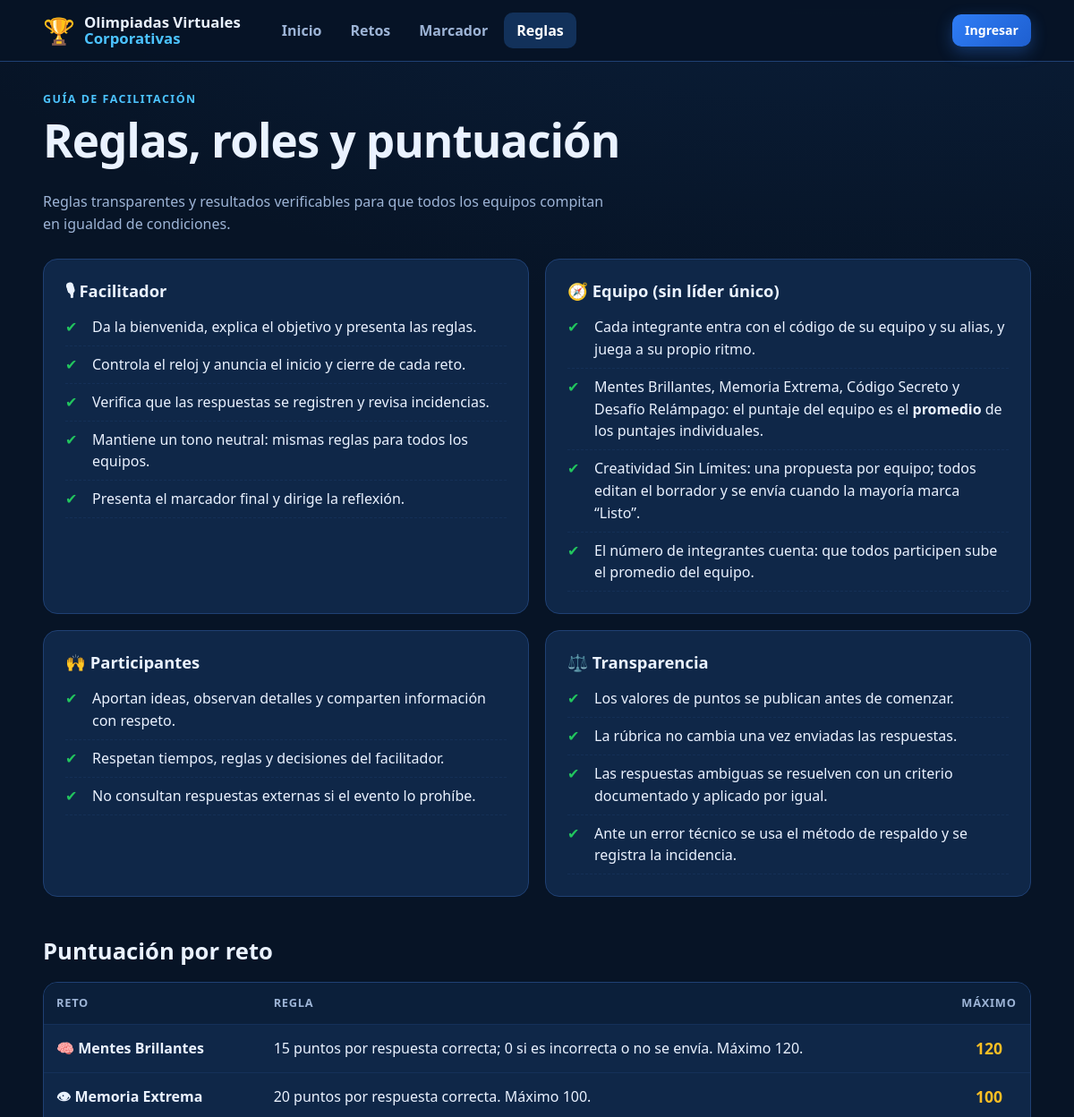
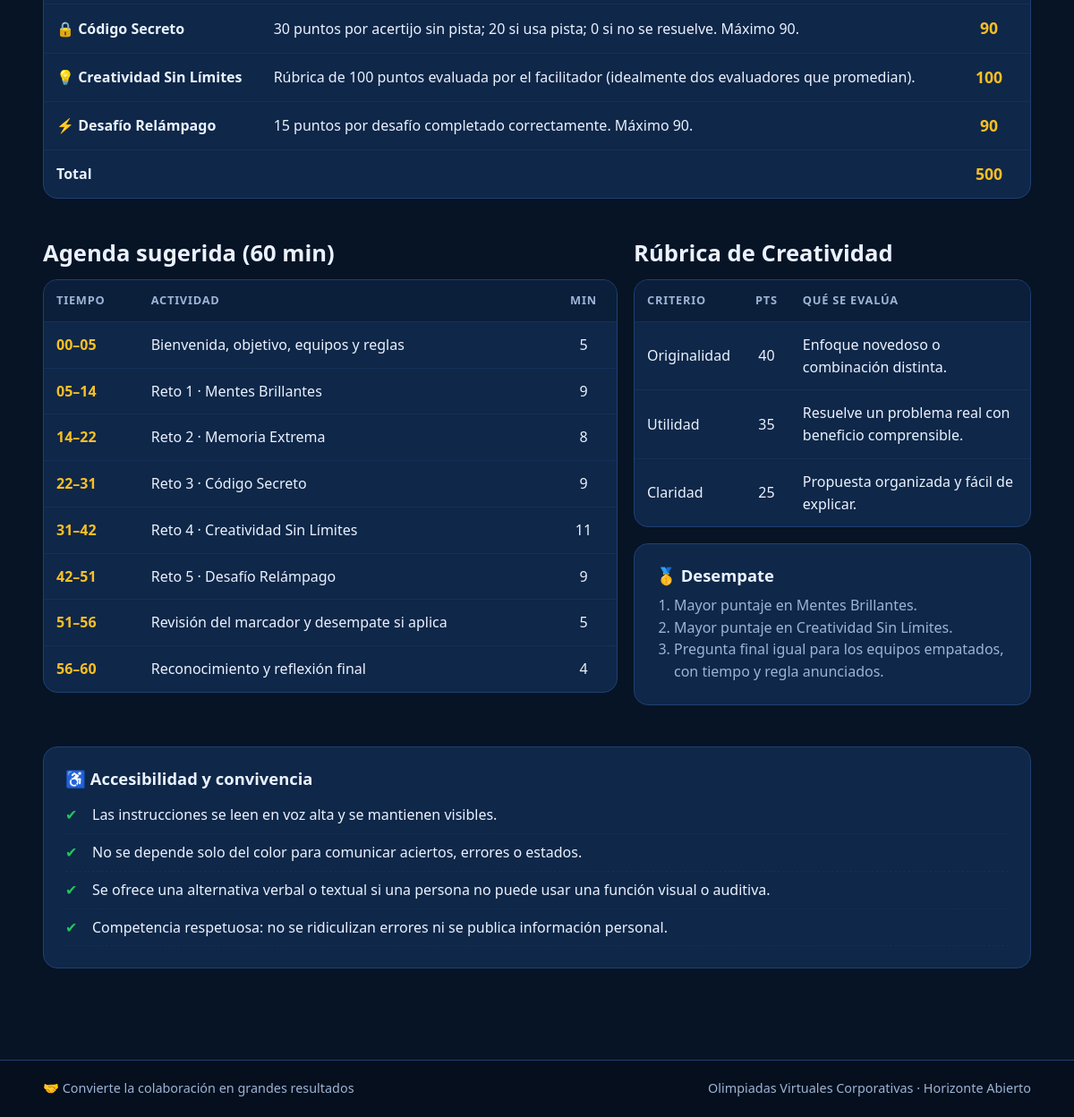
Screenshot of /reglas.php with the database file from the repository (2 pictures, top to bottom).
### tables this page shows
CREATE TABLE retos (
  id               TINYINT UNSIGNED PRIMARY KEY,
  slug             VARCHAR(40)  NOT NULL UNIQUE,
  orden            TINYINT UNSIGNED NOT NULL,
  nombre           VARCHAR(60)  NOT NULL,
  resumen          VARCHAR(255) NOT NULL,
  proposito        TEXT NOT NULL,
  mecanica         TEXT NOT NULL,             
  regla_puntos     VARCHAR(255) NOT NULL,
  habilidades      VARCHAR(255) NOT NULL,
  icono            VARCHAR(8)   NOT NULL,
  color            CHAR(7)      NOT NULL,
  puntos_max       SMALLINT UNSIGNED NOT NULL,
  duracion_min     TINYINT UNSIGNED NOT NULL,  
  estado           ENUM('pendiente','abierto','cerrado') NOT NULL DEFAULT 'pendiente',
  inicio_at        DATETIME NULL
);

### includes/db.php (called while the page is built)
<?php
function db(): PDO {
    static $pdo = null;
    if ($pdo === null) {
        try {
            $pdo = new PDO(
                'mysql:host=' . DB_HOST . ';dbname=' . DB_NAME . ';charset=utf8mb4',
                DB_USER, DB_PASS,
                [
                    PDO::ATTR_ERRMODE            => PDO::ERRMODE_EXCEPTION,
                    PDO::ATTR_DEFAULT_FETCH_MODE => PDO::FETCH_ASSOC,
                    PDO::ATTR_EMULATE_PREPARES   => false,
                ]
            );
            $pdo->exec("SET time_zone = '" . date('P') . "'");
        } catch (PDOException $e) {
            http_response_code(500);
            exit('<h2 style="font-family:sans-serif">No se pudo conectar a la base de datos.</h2>'
               . '<p style="font-family:sans-serif">Verifica que MySQL esté activo en XAMPP, que hayas importado '
               . '<code>database.sql</code> y los datos de <code>config.php</code>.</p>');
        }
    }
    return $pdo;
}

### includes/helpers.php (called while the page is built, shortened)
<?php
function e($v): string { return htmlspecialchars((string)$v, ENT_QUOTES, 'UTF-8'); }
function retos_all(): array {
    return db()->query('SELECT *, IF(inicio_at IS NULL, NULL, TIMESTAMPDIFF(SECOND, inicio_at, NOW())) AS transcurrido
                        FROM retos ORDER BY orden')->fetchAll();
}
function puntos_max_total(): int { return (int)db()->query('SELECT SUM(puntos_max) FROM retos')->fetchColumn(); }
function agenda(): array {
    return [
        ['00–05', 'Bienvenida, objetivo, equipos y reglas', 5],
        ['05–14', 'Reto 1 · Mentes Brillantes', 9],
        ['14–22', 'Reto 2 · Memoria Extrema', 8],
        ['22–31', 'Reto 3 · Código Secreto', 9],
        ['31–42', 'Reto 4 · Creatividad Sin Límites', 11],
        ['42–51', 'Reto 5 · Desafío Relámpago', 9],
        ['51–56', 'Revisión del marcador y desempate si aplica', 5],
        ['56–60', 'Reconocimiento y reflexión final', 4],
    ];
}

### reglas.php (the view, shortened to what this page needs)
<?php
$retos = retos_all();
require __DIR__ . '/includes/header.php';
?>
<div class="page-head"><div class="eyebrow">Guía de facilitación</div><h1>Reglas, roles y puntuación</h1>
  <p>Reglas transparentes y resultados verificables para que todos los equipos compitan en igualdad de condiciones.</p></div>
<div class="grid g2">
  <div class="card"><h3>🎙 Facilitador</h3><ul class="check">
    <li>Da la bienvenida, explica el objetivo y presenta las reglas.</li>
    <li>Controla el reloj y anuncia el inicio y cierre de cada reto.</li>
    <li>Verifica que las respuestas se registren y revisa incidencias.</li>
    <li>Mantiene un tono neutral: mismas reglas para todos los equipos.</li>
    <li>Presenta el marcador final y dirige la reflexión.</li></ul></div>
  <div class="card"><h3>🧭 Equipo (sin líder único)</h3><ul class="check">
    <li>Cada integrante entra con el código de su equipo y su alias, y juega a su propio ritmo.</li>
    <li>Mentes Brillantes, Memoria Extrema, Código Secreto y Desafío Relámpago: el puntaje del equipo es el <strong>promedio</strong> de los puntajes individuales.</li>
    <li>Creatividad Sin Límites: una propuesta por equipo; todos editan el borrador y se envía cuando la mayoría marca “Listo”.</li>
    <li>El número de integrantes cuenta: que todos participen sube el promedio del equipo.</li></ul></div>
  <div class="card"><h3>🙌 Participantes</h3><ul class="check">
    <li>Aportan ideas, observan detalles y comparten información con respeto.</li>
    <li>Respetan tiempos, reglas y decisiones del facilitador.</li>
    <li>No consultan respuestas externas si el evento lo prohíbe.</li></ul></div>
  <div class="card"><h3>⚖️ Transparencia</h3><ul class="check">
    <li>Los valores de puntos se publican antes de comenzar.</li>
    <li>La rúbrica no cambia una vez enviadas las respuestas.</li>
    <li>Las respuestas ambiguas se resuelven con un criterio documentado y aplicado por igual.</li>
    <li>Ante un error técnico se usa el método de respaldo y se registra la incidencia.</li></ul></div>
</div>
<section class="section"><h2>Puntuación por reto</h2>
<div class="table-wrap"><table>
  <thead><tr><th>Reto</th><th>Regla</th><th class="num">Máximo</th></tr></thead><tbody>
  <?php foreach ($retos as $r): ?>
    <tr><td><span class="team"><?= $r['icono'] ?> <?= e($r['nombre']) ?></span></td><td><?= e($r['regla_puntos']) ?></td><td class="num total"><?= (int)$r['puntos_max'] ?></td></tr>
  <?php endforeach; ?>
  <tr><td colspan="2"><strong>Total</strong></td><td class="num total"><?= puntos_max_total() ?></td></tr>
  </tbody></table></div></section>
<div class="grid g2">
  <section><h2>Agenda sugerida (60 min)</h2>
  <div class="table-wrap"><table class="agenda"><thead><tr><th>Tiempo</th><th>Actividad</th><th class="num">Min</th></tr></thead><tbody>
    <?php foreach (agenda() as $a): ?><tr><td><?= e($a[0]) ?></td><td><?= e($a[1]) ?></td><td class="num"><?= (int)$a[2] ?></td></tr><?php endforeach; ?>
  </tbody></table></div></section>
  <section><h2>Rúbrica de Creatividad</h2>
  <div class="table-wrap"><table style="min-width:0"><thead><tr><th>Criterio</th><th class="num">Pts</th><th>Qué se evalúa</th></tr></thead><tbody>
    <tr><td>Originalidad</td><td class="num">40</td><td>Enfoque novedoso o combinación distinta.</td></tr>
    <tr><td>Utilidad</td><td class="num">35</td><td>Resuelve un problema real con beneficio comprensible.</td></tr>
    <tr><td>Claridad</td><td class="num">25</td><td>Propuesta organizada y fácil de explicar.</td></tr>
  </tbody></table></div>
  <div class="card" style="margin-top:18px"><h3>🥇 Desempate</h3><ol class="muted" style="margin:0;padding-left:20px">
    <li>Mayor puntaje en Mentes Brillantes.</li><li>Mayor puntaje en Creatividad Sin Límites.</li>
    <li>Pregunta final igual para los equipos empatados, con tiempo y regla anunciados.</li></ol></div></section>
</div>
<section class="section"><div class="card"><h3>♿ Accesibilidad y convivencia</h3><ul class="check">
  <li>Las instrucciones se leen en voz alta y se mantienen visibles.</li>
  <li>No se depende solo del color para comunicar aciertos, errores o estados.</li>
  <li>Se ofrece una alternativa verbal o textual si una persona no puede usar una función visual o auditiva.</li>
  <li>Competencia respetuosa: no se ridiculizan errores ni se publica información personal.</li></ul></div></section>
<?php require __DIR__ . '/includes/footer.php'; ?>

### assets/css/style.css (style rules this page uses)
:root { --bg:#071426; --bg2:#0b1f3a; --card:#0f2748; --card2:#12315a; --line:#1f4073; --txt:#eaf2ff; --muted:#9db4d6; --gold:#fbbf24; --blue:#2f7df6; --ok:#22c55e; --err:#ef4444; --r:16px; --shadow:0 10px 30px rgba(0,0,0,.35); }
* { box-sizing:border-box }
html { scroll-behavior:smooth }
body { margin:0;font-family:"Segoe UI",system-ui,-apple-system,Roboto,Arial,sans-serif;color:var(--txt); background:radial-gradient(1200px 600px at 80% -10%,#15417a55,transparent),var(--bg);min-height:100vh; display:flex;flex-direction:column;line-height:1.55 }
h1,h2,h3 { line-height:1.2;margin:0 0 .5em }
h1 { font-size:clamp(2rem,4.5vw,3.2rem);letter-spacing:-.02em }
h2 { font-size:1.6rem }
h3 { font-size:1.15rem }
p { margin:0 0 1em }
.muted { color:var(--muted) }
.section { margin:46px 0 }
.section>h2 { margin-bottom:18px }
.eyebrow { color:#4cc3ff;font-weight:800;letter-spacing:.12em;text-transform:uppercase;font-size:.78rem;margin-bottom:6px }
.grid { display:grid;gap:18px }
.g2 { grid-template-columns:repeat(2,1fr) }
.card { background:var(--card);border:1px solid var(--line);border-radius:var(--r);padding:24px }
.card h2,.card h3 { margin-top:0 }
.page-head { margin-bottom:26px }
.page-head p { color:var(--muted);max-width:70ch }
ul.check { list-style:none;padding:0;margin:0 }
ul.check li { padding:8px 0 8px 30px;position:relative;border-bottom:1px dashed #1f407355 }
ul.check li:before { content:"✔";position:absolute;left:0;color:var(--ok) }
.table-wrap { overflow-x:auto;border:1px solid var(--line);border-radius:var(--r);background:var(--card) }
table { width:100%;border-collapse:collapse;min-width:640px }
th,td { padding:13px 14px;text-align:left;border-bottom:1px solid #1f407366 }
th { background:#0b1f3a;color:var(--muted);font-size:.8rem;text-transform:uppercase;letter-spacing:.06em;position:sticky;top:0 }
tr:last-child td { border-bottom:0 }
td.num,th.num { text-align:center;font-variant-numeric:tabular-nums }
td.total { font-weight:800;font-size:1.1rem;color:var(--gold) }
.team { display:inline-flex;align-items:center;gap:9px;font-weight:700 }
.agenda td:first-child { color:var(--gold);font-weight:800;white-space:nowrap }

### rows the page displays
retos: icono "🧠", nombre "Mentes Brillantes", regla_puntos "15 puntos por respuesta correcta; 0 si es incorrecta o no se envía. Máximo 120.", puntos_max "120"
retos: icono "👁", nombre "Memoria Extrema", regla_puntos "20 puntos por respuesta correcta. Máximo 100.", puntos_max "100"
retos: icono "🔒", nombre "Código Secreto", regla_puntos "30 puntos por acertijo sin pista; 20 si usa pista; 0 si no se resuelve. Máximo 90.", puntos_max "90"
retos: icono "💡", nombre "Creatividad Sin Límites", regla_puntos "Rúbrica de 100 puntos evaluada por el facilitador (idealmente dos evaluadores que promedian).", puntos_max "100"
retos: icono "⚡", nombre "Desafío Relámpago", regla_puntos "15 puntos por desafío completado correctamente. Máximo 90.", puntos_max "90"

### other values shown
puntos_max_total() "500"
$a[0] "00–05"
$a[1] "Bienvenida, objetivo, equipos y reglas"
$a[2] "5"
$a[0] "05–14"
$a[1] "Reto 1 · Mentes Brillantes"
$a[2] "9"
$a[0] "14–22"
$a[1] "Reto 2 · Memoria Extrema"
$a[2] "8"
$a[0] "22–31"
$a[1] "Reto 3 · Código Secreto"
$a[0] "31–42"
$a[1] "Reto 4 · Creatividad Sin Límites"
$a[2] "11"
